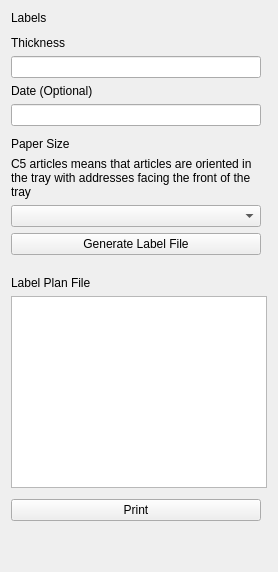
          <widget class="QWidget" name="labelsPage">
           <layout class="QVBoxLayout" name="verticalLayout_26">
            <item>
             <layout class="QVBoxLayout" name="verticalLayout_22">
              <item>
               <widget class="QLabel" name="labelsTitleLabel">
                <property name="text">
                 <string>Labels</string>
                </property>
               </widget>
              </item>
              <item>
               <spacer name="verticalSpacer_27">
                <property name="orientation">
                 <enum>Qt::Vertical</enum>
                </property>
                <property name="sizeType">
                 <enum>QSizePolicy::Fixed</enum>
                </property>
                <property name="sizeHint" stdset="0">
                 <size>
                  <width>20</width>
                  <height>5</height>
                 </size>
                </property>
               </spacer>
              </item>
              <item>
               <widget class="QLabel" name="labelsSubtitleThickness">
                <property name="text">
                 <string>Thickness</string>
                </property>
               </widget>
              </item>
              <item>
               <widget class="QLineEdit" name="labelsThicknessLineEdit">
                <property name="maximumSize">
                 <size>
                  <width>250</width>
                  <height>16777215</height>
                 </size>
                </property>
               </widget>
              </item>
              <item>
               <widget class="QLabel" name="labelsSubtitleDate">
                <property name="text">
                 <string>Date (Optional)</string>
                </property>
               </widget>
              </item>
              <item>
               <widget class="QLineEdit" name="labelsDateLineEdit">
                <property name="maximumSize">
                 <size>
                  <width>250</width>
                  <height>16777215</height>
                 </size>
                </property>
               </widget>
              </item>
              <item>
               <spacer name="verticalSpacer_26">
                <property name="orientation">
                 <enum>Qt::Vertical</enum>
                </property>
                <property name="sizeType">
                 <enum>QSizePolicy::Fixed</enum>
                </property>
                <property name="sizeHint" stdset="0">
                 <size>
                  <width>20</width>
                  <height>5</height>
                 </size>
                </property>
               </spacer>
              </item>
              <item>
               <widget class="QLabel" name="labelsSubtitlePaperSize">
                <property name="text">
                 <string>Paper Size</string>
                </property>
               </widget>
              </item>
              <item>
               <widget class="QLabel" name="label_12">
                <property name="maximumSize">
                 <size>
                  <width>250</width>
                  <height>16777215</height>
                 </size>
                </property>
                <property name="text">
                 <string>C5 articles means that articles are oriented in the tray with addresses facing the front of the tray</string>
                </property>
                <property name="wordWrap">
                 <bool>true</bool>
                </property>
               </widget>
              </item>
              <item>
               <widget class="QComboBox" name="labelsPaperSizeComboBox">
                <property name="maximumSize">
                 <size>
                  <width>250</width>
                  <height>16777215</height>
                 </size>
                </property>
               </widget>
              </item>
              <item>
               <widget class="QPushButton" name="contentBtnGenerateLabels">
                <property name="maximumSize">
                 <size>
                  <width>250</width>
                  <height>16777215</height>
                 </size>
                </property>
                <property name="text">
                 <string>Generate Label File</string>
                </property>
               </widget>
              </item>
              <item>
               <spacer name="verticalSpacer_24">
                <property name="orientation">
                 <enum>Qt::Vertical</enum>
                </property>
                <property name="sizeType">
                 <enum>QSizePolicy::Fixed</enum>
                </property>
                <property name="sizeHint" stdset="0">
                 <size>
                  <width>20</width>
                  <height>15</height>
                 </size>
                </property>
               </spacer>
              </item>
              <item>
               <widget class="QLabel" name="labelsTitlePlanFile">
                <property name="text">
                 <string>Label Plan File</string>
                </property>
               </widget>
              </item>
              <item>
               <widget class="QTableWidget" name="labelPlanTableWidget">
                <property name="sizePolicy">
                 <sizepolicy hsizetype="Expanding" vsizetype="Expanding">
                  <horstretch>0</horstretch>
                  <verstretch>0</verstretch>
                 </sizepolicy>
                </property>
               </widget>
              </item>
              <item>
               <spacer name="verticalSpacer_25">
                <property name="orientation">
                 <enum>Qt::Vertical</enum>
                </property>
                <property name="sizeType">
                 <enum>QSizePolicy::Fixed</enum>
                </property>
                <property name="sizeHint" stdset="0">
                 <size>
                  <width>20</width>
                  <height>5</height>
                 </size>
                </property>
               </spacer>
              </item>
              <item>
               <widget class="QPushButton" name="contentBtnPrintLabels">
                <property name="maximumSize">
                 <size>
                  <width>250</width>
                  <height>16777215</height>
                 </size>
                </property>
                <property name="text">
                 <string>Print</string>
                </property>
               </widget>
              </item>
              <item>
               <spacer name="verticalSpacer_23">
                <property name="orientation">
                 <enum>Qt::Vertical</enum>
                </property>
                <property name="sizeHint" stdset="0">
                 <size>
                  <width>20</width>
                  <height>40</height>
                 </size>
                </property>
               </spacer>
              </item>
              <item>
               <layout class="QHBoxLayout" name="horizontalLayout_22"/>
              </item>
             </layout>
            </item>
           </layout>
          </widget>
